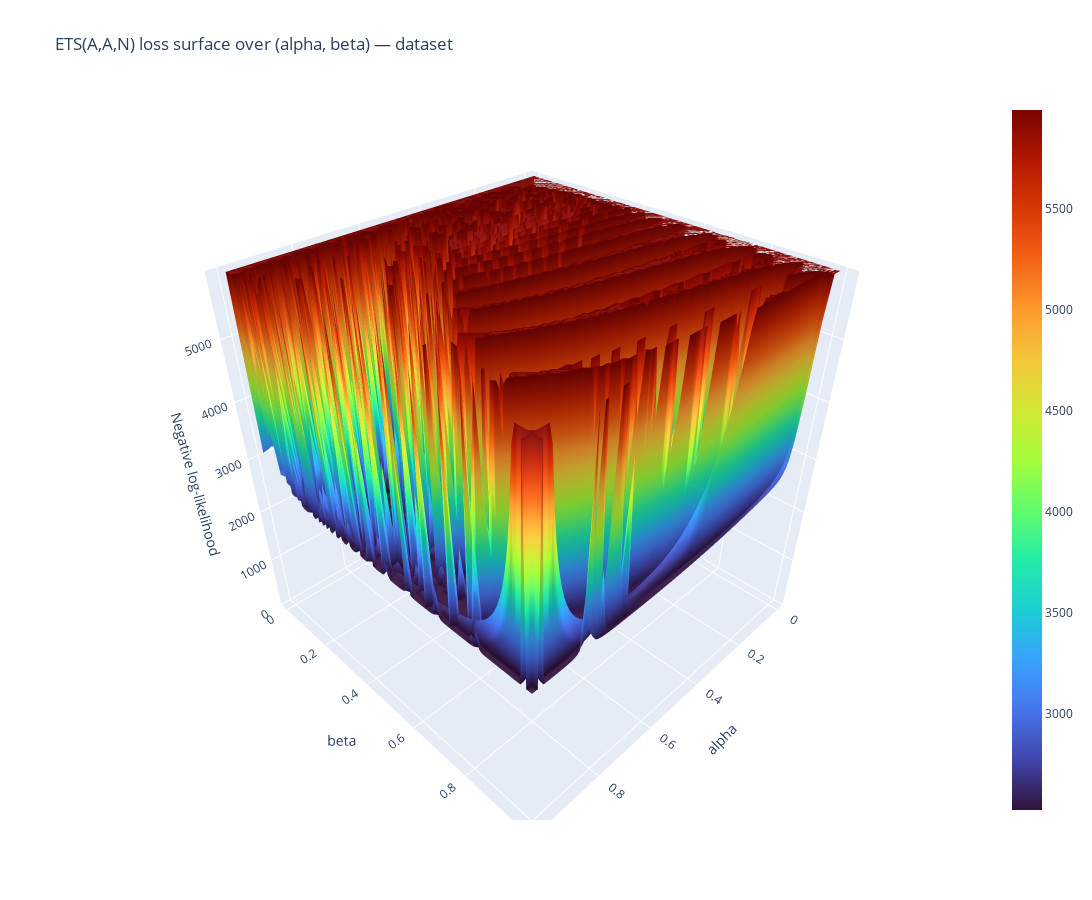

The notebook cell this image was saved under:
### Code cell
alpha_vals = np.linspace(0.001, 0.999, 120)
beta_vals  = np.linspace(0.001, 0.999, 120)

A, B = np.meshgrid(alpha_vals, beta_vals)
Z = np.zeros_like(A)

l0 = y[0]
b0 = y[1] - y[0]
sigma2 = 2.0

for i in range(A.shape[0]):
    for j in range(A.shape[1]):
        Z[i, j] = ets_MMN(A[i, j], B[i, j], l0, b0, sigma2,y)

Z_MIN = 0
Z_MAX = 5990

if Z_MAX is None:
    Z_plot = Z
    zaxis_range = None
else:
    Z_plot = np.clip(Z, Z_MIN, Z_MAX)
    zaxis_range = [Z_MIN, Z_MAX]

surface = go.Surface(x=A, y=B, z=Z_plot, colorscale='Turbo')
fig = go.Figure(data=[surface])

scene_dict = dict(xaxis_title='alpha',yaxis_title='beta', zaxis_title='Negative log-likelihood')

if zaxis_range is not None:
    scene_dict['zaxis'] = dict(range=zaxis_range)

fig.update_layout(title='ETS(A,A,N) loss surface over (alpha, beta) — dataset', scene=scene_dict, width=1100,height=900)

fig.show()

### Figure 1 — Plotly figure (JSON) as saved in the notebook; plotly's stock layout.template omitted (floating-point values rounded to 4 significant figures; data arrays with more than 128 entries replaced by an {"elided": "..."} marker saying what was removed)
{"data": [{"colorscale": [[0, "#30123b"], [0.07143, "#4145ab"], [0.1429, "#4675ed"], [0.2143, "#39a2fc"], [0.2857, "#1bcfd4"], [0.3571, "#24eca6"], [0.4286, "#61fc6c"], [0.5, "#a4fc3b"], [0.5714, "#d1e834"], [0.6429, "#f3c63a"], [0.7143, "#fe9b2d"], [0.7857, "#f36315"], [0.8571, "#d93806"], [0.9286, "#b11901"], [1, "#7a0402"]], "type": "surface", "x": {"elided": "120x120 float values"}, "y": {"elided": "120x120 float values"}, "z": {"elided": "120x120 float values"}}], "layout": {"height": 900, "scene": {"xaxis": {"title": {"text": "alpha"}}, "yaxis": {"title": {"text": "beta"}}, "zaxis": {"range": [0, 5990], "title": {"text": "Negative log-likelihood"}}}, "title": {"text": "ETS(A,A,N) loss surface over (alpha, beta) — dataset"}, "width": 1100}}
